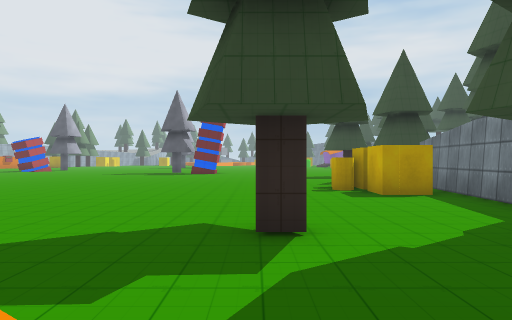
view 1 (above)

24 first-person views from a walk through a 3-D level made in the Unity game engine. The camera is 1.4 m above the floor, looks level and sees 70° across. The floor is counted in squares, 2 m on a side. Each view is taken from the middle of a square. On the plan, view 1 faces up. The plan holds only what a view shows up to about 11 squares ahead; the rest is blank. The place goes on beyond the plan. The player character is not drawn. Some surface patterns are stand-ins.

view 2
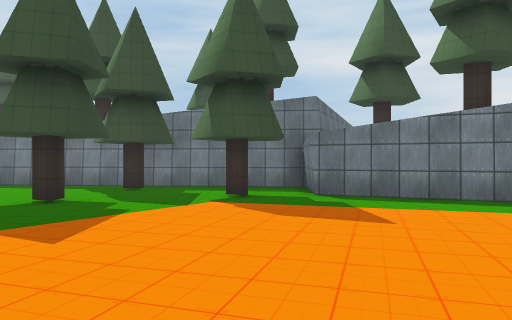

view 3
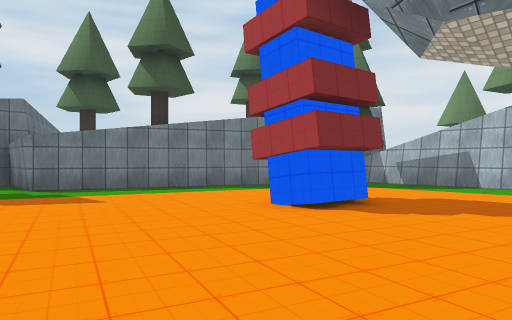

view 4
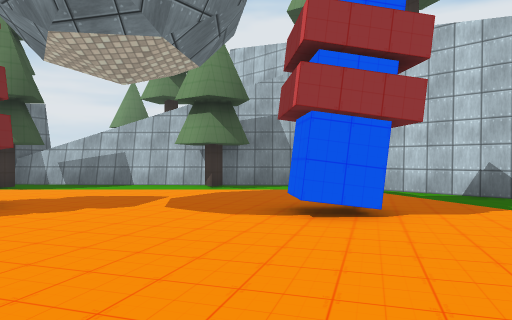

view 5
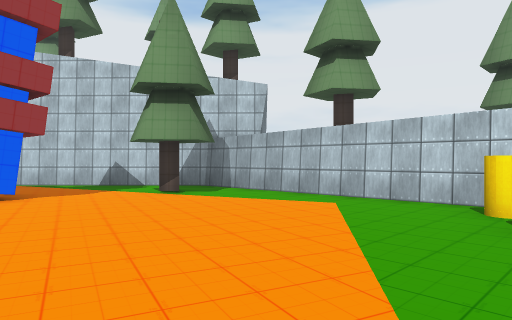

view 6
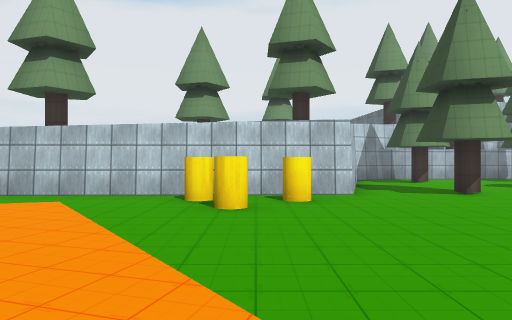

view 7
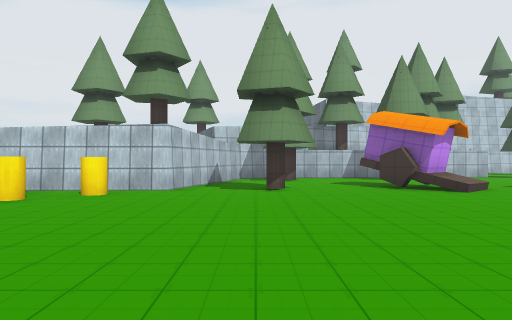

view 8
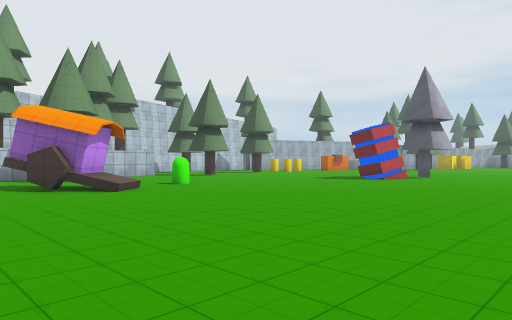

view 9
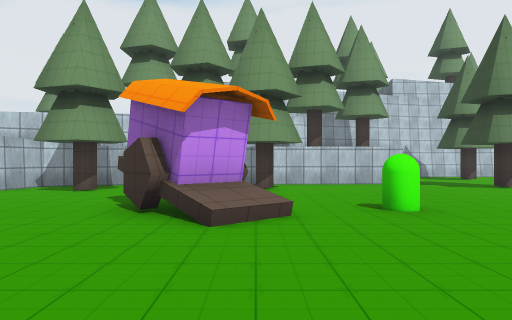

view 10
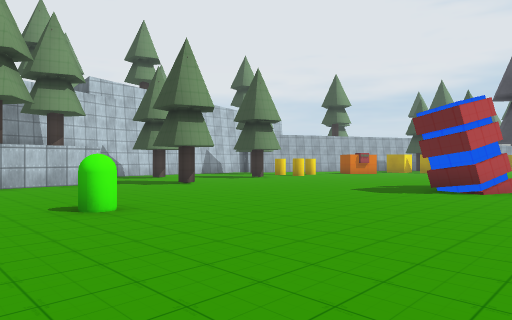

view 11
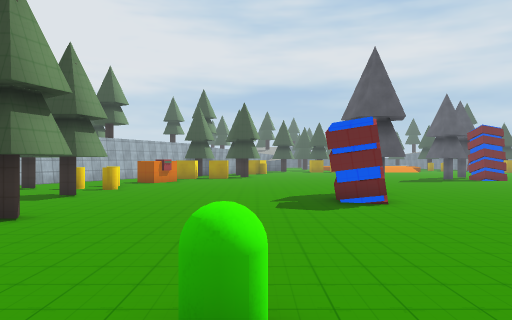

view 12
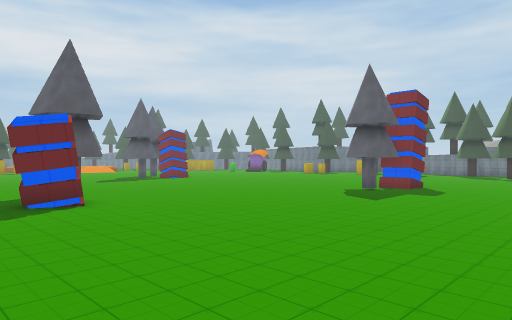

view 13
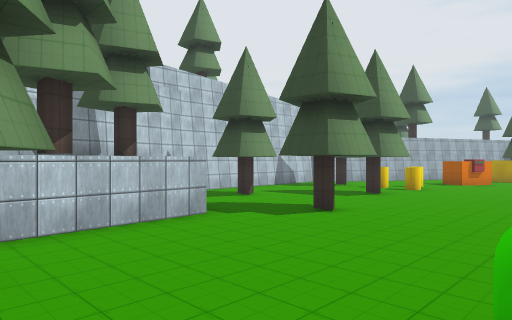

view 14
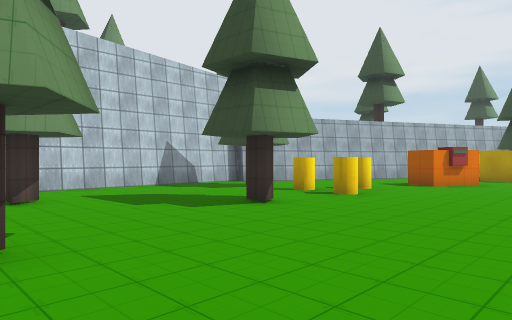

view 15
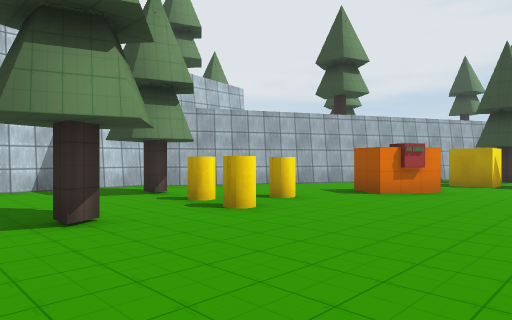

view 16
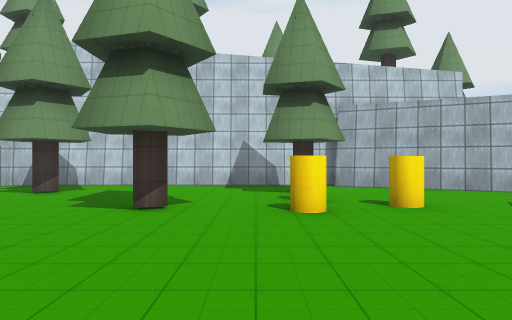

view 17
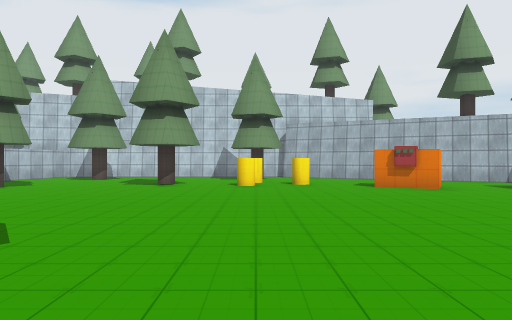

view 18
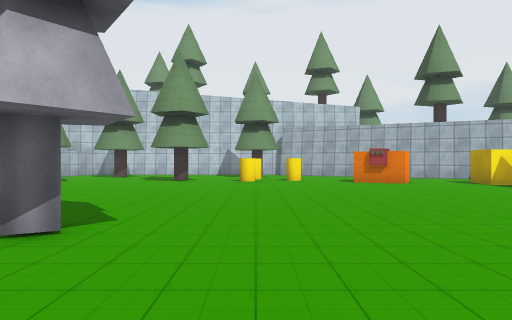

view 19
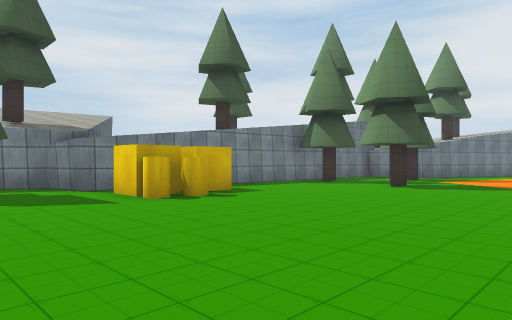

view 20
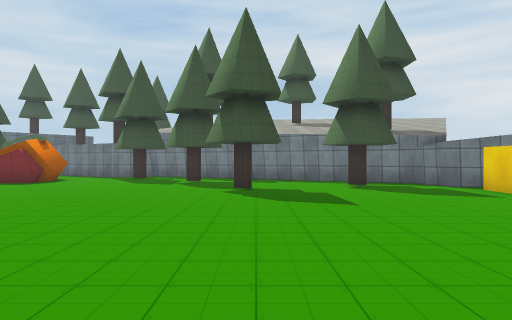

view 21
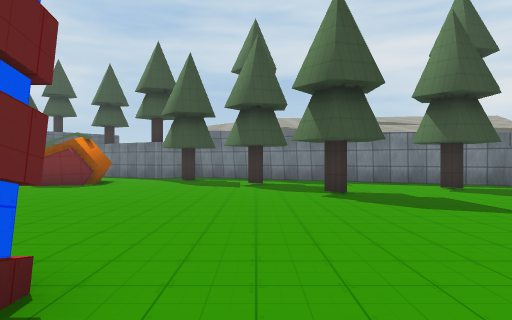

view 22
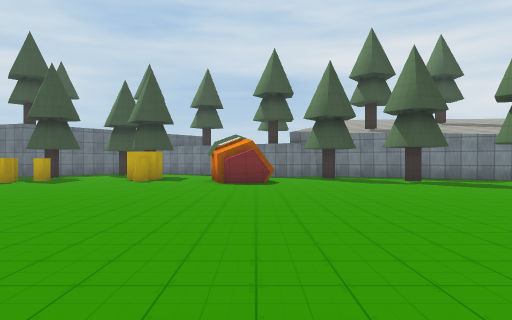

view 23
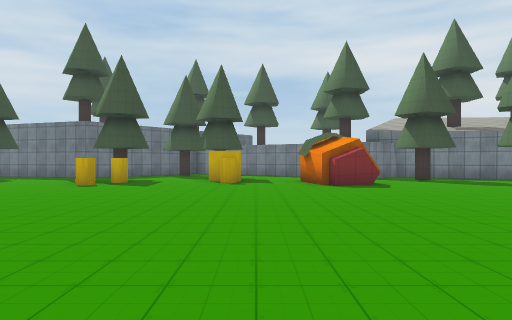

view 24
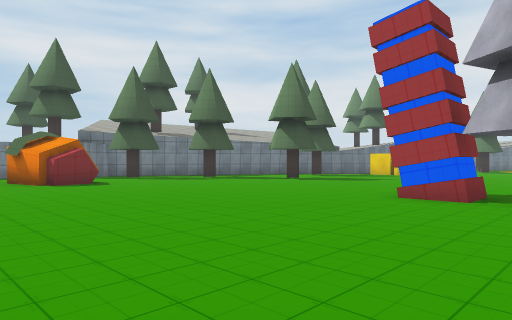

### Floor plan
Points are (right, up) in squares from view 1. A wall is a line through its corners. A room is listed if a view was taken in it or the views show most of it. See-through windows are left out.
Room 1 (views 1, 2, 3, 4, 5, 6, 7, 8, 9, 10, 11, 12, 13, 14, 15, 16, 17, 18, 19, 20, 21, 22, 23, 24)
walls: (-3.1, 18.2) (-3.1, 19.3) (-1.9, 19.3); (-15.2, 12.3) (-15.9, 11.7); (-1.9, 18.2) (-2.4, 18.2); (-16.2, 12.9) (-15.3, 11.9) (-16.2, 11.1); (-16.4, 11.3) (-17, 10.9); (-12.7, 22.5) (-13.1, 21.4) (-14.2, 21.7); (-21.2, 9.4) (-21.1, 8.5); (-21.6, 17.4) (-21.4, 12.6); (-20.9, 8.1) (-20.6, 7.5) (-15.4, 6) (-15.2, -4.1) (-11.4, -8); (6.5, 21.4) (6.4, 21.9) (6, 21.8) (5.8, 22.9) (6.2, 23); (6.2, 22.7) (6.1, 23.2) (7.6, 23.5); (7.1, 21.7) (6.1, 21.6); (-10.7, -3.5) (-9.6, -3.4) (-9.5, -4.5); (-26, 19) (-25.8, 18.4) (-25.4, 18.3); (-5, -4.6) (-4.8, -3.2) (-3.6, -3.4); (-0.9, -6.7) (1.4, -1.1) (3.5, -1.3) (4.5, 10) (5.7, 10.3) (7, 12.8); (-26.3, 27.3) (-26.1, 19.5); (-23.8, 30.8) (-25.8, 27); (-8.2, -9.3) (-1.9, -9.6); (-2.2, -10) (-2, -9.5)
objects: other object (-24, 20); other object (-24, 26); other object (-22, 26); other object (-22, 27); other object (-21, 23); other object (-21, 26); other object (-21, 29) to (-20, 31); other object (-20, 13); other object (-20, 19); other object (-19, 9); other object (-16, 8); other object (-16, 15); other object (-14, 3); other object (-14, 5); other object (-13, -3); other object (-13, 4); other object (-13, 24); other object (-8, -9); other object (-4, 19); other object (-3, -8); other object (0, 3); other object (1, 0); other object (2, 9); other object (3, 3); other object (3, 8); other object (3, 9); other object (4, 15); other object (5, 12); other object (6, 30); other object (7, 17); other object (7, 26)

Where each view was taken, in squares from view 1:
view 1: 0 up, 0 right, facing up
view 2: 0 up, 6 left, facing right
view 3: 1 up, 8 left, facing down-right
view 4: 1 up, 9 left, facing down
view 5: 4 up, 9 left, facing down-left
view 6: 4 up, 8 left, facing left
view 7: 8 up, 7 left, facing left
view 8: 9 up, 7 left, facing up-left
view 9: 13 up, 11 left, facing left
view 10: 13 up, 11 left, facing up-left
view 11: 13 up, 16 left, facing up
view 12: 13 up, 16 left, facing up-right
view 13: 13 up, 16 left, facing up-left
view 14: 19 up, 17 left, facing up-left
view 15: 22 up, 17 left, facing up-left
view 16: 25 up, 16 left, facing left
view 17: 26 up, 11 left, facing left
view 18: 26 up, 9 left, facing left
view 19: 13 up, 4 left, facing down-right
view 20: 15 up, 5 left, facing right
view 21: 17 up, 4 left, facing right
view 22: 22 up, 5 left, facing right
view 23: 25 up, 4 left, facing right
view 24: 26 up, 5 left, facing down-right
